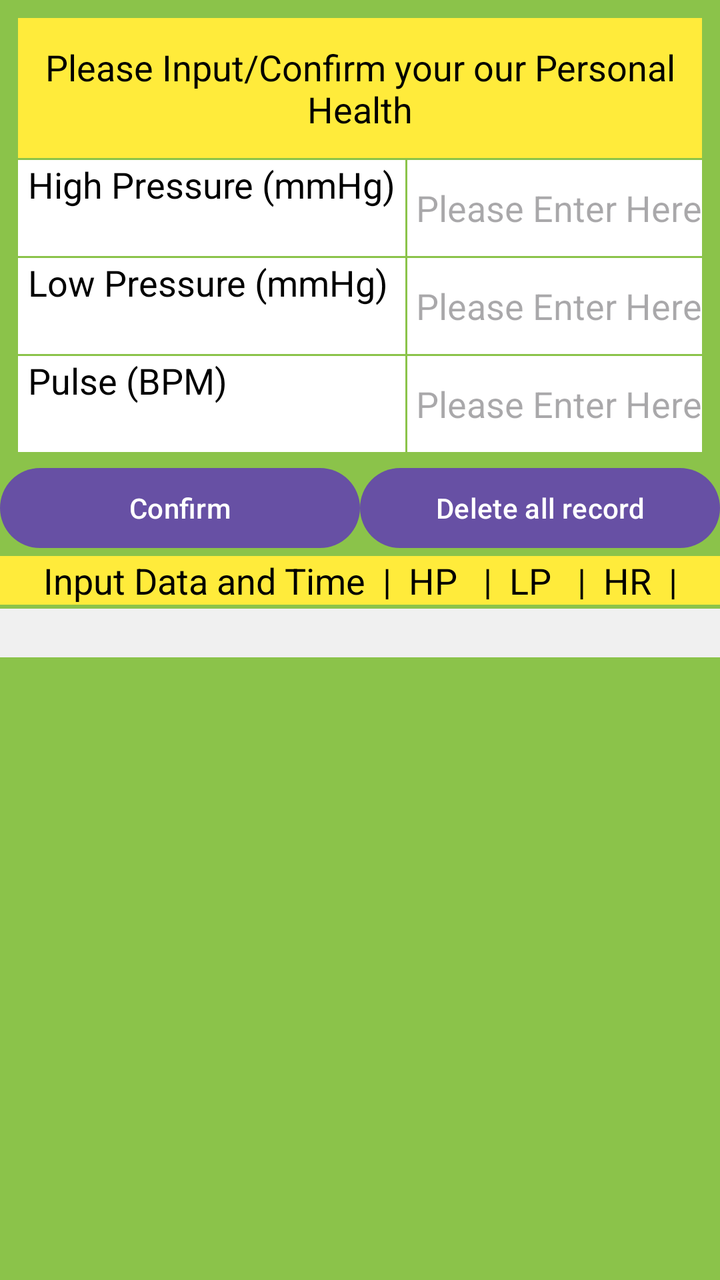
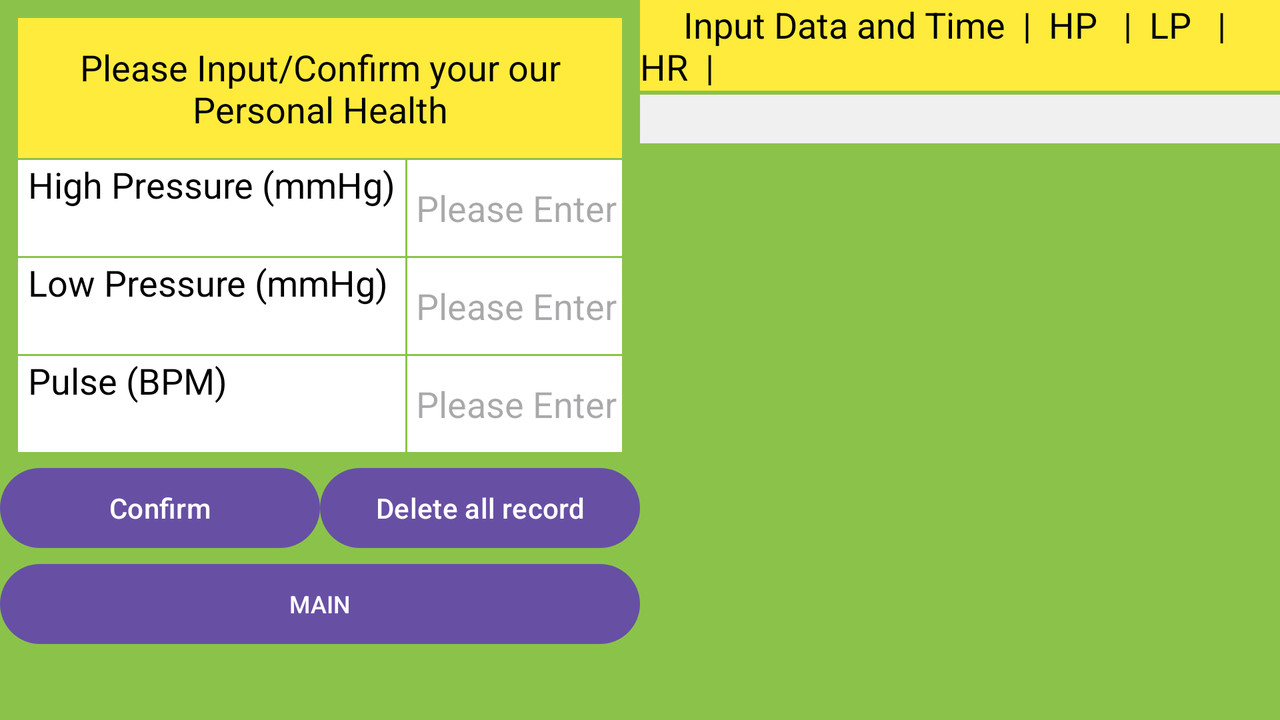

One screen, two layout resources from the same app: the default and the repository's alternative for another configuration. Each is rendered where Android would select it; the XML of both is given below.
<!-- AndroidManifest.xml: application theme Theme.VT6002C -->
<!-- res/layout/activity_input.xml -->
<?xml version="1.0" encoding="utf-8"?>
<LinearLayout xmlns:android="http://schemas.android.com/apk/res/android"
    xmlns:tools="http://schemas.android.com/tools"
    android:layout_width="match_parent"
    android:layout_height="match_parent"
    android:background="#8BC34A"
    android:textColor="#000000"
    android:orientation="vertical"
    tools:context=".Input">

    <TableLayout
        android:id="@+id/tableLayout"
        android:layout_width="match_parent"
        android:layout_height="wrap_content"
        android:layout_marginStart="8dp"
        android:layout_marginTop="8dp"
        android:layout_marginEnd="8dp"
        android:background="#00000000"
        android:padding="1dp">

        <TableRow
            android:layout_width="match_parent"
            android:layout_height="match_parent">

            <TextView
                android:id="@+id/Input"
                android:layout_width="64dp"
                android:layout_height="wrap_content"
                android:layout_weight="1"
                android:background="#FFEB3B"
                android:gravity="center"
                android:minHeight="70dp"
                android:padding="3dp"
                android:text="Please Input/Confirm your our Personal Health"
                android:textColor="#000000"
                android:textSize="18sp" />
        </TableRow>

        <TableRow
            android:layout_width="match_parent"
            android:layout_height="50dp"
            android:layout_marginTop="1dp">

            <TextView
                android:id="@+id/textView4"
                android:layout_width="match_parent"
                android:layout_height="match_parent"
                android:background="#FFF"
                android:paddingLeft="5dp"
                android:paddingRight="5dp"
                android:shadowColor="@color/colorPrimaryDark"
                android:text="High Pressure (mmHg)"
                android:textColor="#000000"
                android:textSize="18sp" />

            <EditText
                android:id="@+id/hp"
                android:layout_width="match_parent"
                android:layout_height="48dp"
                android:layout_marginLeft="1dp"
                android:layout_weight="1"
                android:autoText="true"
                android:background="#FFF"
                android:contextClickable="true"
                android:ems="10"
                android:hint=" Please Enter Here"
                android:inputType="number"
                android:textColor="#000000" />
        </TableRow>

        <TableRow
            android:layout_width="match_parent"
            android:layout_height="match_parent"
            android:layout_marginTop="1dp">


            <TextView
                android:id="@+id/textView6"
                android:layout_width="match_parent"
                android:layout_height="match_parent"
                android:background="#FFF"
                android:paddingLeft="5dp"
                android:paddingRight="5dp"
                android:text="Low Pressure (mmHg)"
                android:textColor="#000000"
                android:textSize="18sp" />

            <EditText
                android:id="@+id/lp"
                android:layout_width="match_parent"
                android:layout_height="48dp"
                android:layout_marginLeft="1dp"
                android:layout_weight="1"
                android:background="#FFF"
                android:ems="10"
                android:hint=" Please Enter Here"
                android:inputType="number"
                android:textColor="#000000" />
        </TableRow>

        <TableRow
            android:layout_width="match_parent"
            android:layout_height="30dp"
            android:layout_marginTop="1dp">

            <TextView
                android:id="@+id/textView8"
                android:layout_width="match_parent"
                android:layout_height="match_parent"
                android:background="#FFF"
                android:paddingLeft="5dp"
                android:text="Pulse (BPM)"
                android:textColor="#000000"
                android:textSize="18sp" />

            <EditText
                android:id="@+id/pu"
                android:layout_width="match_parent"
                android:layout_height="48dp"
                android:layout_marginLeft="1dp"
                android:layout_weight="1"
                android:autoLink="web"
                android:background="#FFF"
                android:ems="10"
                android:hint=" Please Enter Here"
                android:inputType="number"
                android:textColor="#000000" />
        </TableRow>

        <TableRow
            android:layout_width="match_parent"
            android:layout_height="30dp"
            android:layout_marginTop="1dp" />

        <TableRow
            android:layout_width="match_parent"
            android:layout_height="30dp"
            android:layout_marginTop="1dp" />

        <TableRow
            android:layout_width="match_parent"
            android:layout_height="match_parent"
            android:layout_marginTop="1dp" />
    </TableLayout>

    <LinearLayout
        android:layout_width="match_parent"
        android:layout_height="wrap_content"
        android:orientation="horizontal">
    <Button
        android:id="@+id/btn_confirm"
        android:layout_width="match_parent"
        android:layout_height="wrap_content"
        android:layout_weight="1"
        android:text="Confirm" />

    <Button
        android:id="@+id/btn_del"
        android:layout_width="match_parent"
        android:layout_height="wrap_content"
        android:layout_weight="1"
        android:onClick="delAllRecords"
        android:text="Delete all record" />

    </LinearLayout>


    <TextView
        android:id="@+id/head"
        android:layout_width="match_parent"
        android:layout_height="wrap_content"
        android:background="#FFEB3B"
        android:text="     Input Data and Time  |  HP   |  LP   |  HR  |"
        android:textColor="#000000"
        android:textSize="18sp"/>


    <ScrollView
        android:id="@+id/scrollView4"
        android:layout_width="match_parent"
        android:layout_height="match_parent"
        android:layout_marginTop="2dp">


        <TextView
            android:id="@+id/tvRecords"
            android:layout_width="match_parent"
            android:layout_height="match_parent"
            android:background="#F0F0F0"
            android:fadeScrollbars="false"
            android:scrollbarAlwaysDrawVerticalTrack="true"
            android:scrollbarStyle="insideInset"
            android:scrollbars="vertical"
            android:textSize="18dp"
            tools:layout_editor_absoluteX="-8dp" />
    </ScrollView>



</LinearLayout>
<!-- resources referenced by this layout -->
<resources>
  <style name="Theme.VT6002C" parent="Base.Theme.VT6002C" />
  <style name="Base.Theme.VT6002C" parent="Theme.Material3.DayNight.NoActionBar">
          
          
      </style>
</resources>
<!-- res/layout-land/activity_input.xml (the repository's variant of the layout above) -->
<!-- drawn on the phone turned sideways -->
<?xml version="1.0" encoding="utf-8"?>
<LinearLayout xmlns:android="http://schemas.android.com/apk/res/android"
    xmlns:tools="http://schemas.android.com/tools"
    android:layout_width="match_parent"
    android:layout_height="match_parent"
    android:background="#8BC34A"
    android:textColor="#000000"
    android:orientation="horizontal"
    tools:context=".Input">
<LinearLayout
    android:layout_width="match_parent"
    android:layout_height="wrap_content"
    android:layout_weight="1"
    android:orientation="vertical">
    <TableLayout
        android:id="@+id/tableLayout"
        android:layout_width="match_parent"
        android:layout_height="wrap_content"
        android:layout_marginStart="8dp"
        android:layout_marginTop="8dp"
        android:layout_marginEnd="8dp"
        android:background="#00000000"
        android:padding="1dp">

        <TableRow
            android:layout_width="match_parent"
            android:layout_height="match_parent">

            <TextView
                android:id="@+id/Input"
                android:layout_width="64dp"
                android:layout_height="wrap_content"
                android:layout_weight="1"
                android:background="#FFEB3B"
                android:gravity="center"
                android:minHeight="70dp"
                android:padding="3dp"
                android:text="Please Input/Confirm your our Personal Health"
                android:textColor="#000000"
                android:textSize="18sp" />
        </TableRow>

        <TableRow
            android:layout_width="match_parent"
            android:layout_height="50dp"
            android:layout_marginTop="1dp">

            <TextView
                android:id="@+id/textView4"
                android:layout_width="match_parent"
                android:layout_height="match_parent"
                android:background="#FFF"
                android:paddingLeft="5dp"
                android:paddingRight="5dp"
                android:shadowColor="@color/colorPrimaryDark"
                android:text="High Pressure (mmHg)"
                android:textColor="#000000"
                android:textSize="18sp" />

            <EditText
                android:id="@+id/hp"
                android:layout_width="match_parent"
                android:layout_height="48dp"
                android:layout_marginLeft="1dp"
                android:layout_weight="1"
                android:autoText="true"
                android:background="#FFF"
                android:contextClickable="true"
                android:ems="10"
                android:hint=" Please Enter Here"
                android:inputType="number"
                android:textColor="#000000" />
        </TableRow>

        <TableRow
            android:layout_width="match_parent"
            android:layout_height="match_parent"
            android:layout_marginTop="1dp">


            <TextView
                android:id="@+id/textView6"
                android:layout_width="match_parent"
                android:layout_height="match_parent"
                android:background="#FFF"
                android:paddingLeft="5dp"
                android:paddingRight="5dp"
                android:text="Low Pressure (mmHg)"
                android:textColor="#000000"
                android:textSize="18sp" />

            <EditText
                android:id="@+id/lp"
                android:layout_width="match_parent"
                android:layout_height="48dp"
                android:layout_marginLeft="1dp"
                android:layout_weight="1"
                android:background="#FFF"
                android:ems="10"
                android:hint=" Please Enter Here"
                android:inputType="number"
                android:textColor="#000000" />
        </TableRow>

        <TableRow
            android:layout_width="match_parent"
            android:layout_height="30dp"
            android:layout_marginTop="1dp">

            <TextView
                android:id="@+id/textView8"
                android:layout_width="match_parent"
                android:layout_height="match_parent"
                android:background="#FFF"
                android:paddingLeft="5dp"
                android:text="Pulse (BPM)"
                android:textColor="#000000"
                android:textSize="18sp" />

            <EditText
                android:id="@+id/pu"
                android:layout_width="match_parent"
                android:layout_height="48dp"
                android:layout_marginLeft="1dp"
                android:layout_weight="1"
                android:autoLink="web"
                android:background="#FFF"
                android:ems="10"
                android:hint=" Please Enter Here"
                android:inputType="number"
                android:textColor="#000000" />
        </TableRow>

        <TableRow
            android:layout_width="match_parent"
            android:layout_height="30dp"
            android:layout_marginTop="1dp" />

        <TableRow
            android:layout_width="match_parent"
            android:layout_height="30dp"
            android:layout_marginTop="1dp" />

        <TableRow
            android:layout_width="match_parent"
            android:layout_height="match_parent"
            android:layout_marginTop="1dp" />
    </TableLayout>

    <LinearLayout
        android:layout_width="match_parent"
        android:layout_height="wrap_content"
        android:orientation="horizontal">
        <Button
            android:id="@+id/btn_confirm"
            android:layout_width="match_parent"
            android:layout_height="wrap_content"
            android:layout_weight="2"
            android:text="Confirm" />

        <Button
            android:id="@+id/btn_del"
            android:layout_width="match_parent"
            android:layout_height="wrap_content"
            android:layout_weight="2"
            android:onClick="delAllRecords"
            android:text="Delete all record" />
 />

    </LinearLayout>
    <Button
        android:id="@+id/m_b"
        android:layout_width="match_parent"
        android:layout_height="wrap_content"

        android:text="MAIN"
        android:textSize="12sp"/>
</LinearLayout>
<LinearLayout
    android:layout_width="match_parent"
    android:layout_height="match_parent"
    android:layout_weight="1"
    android:orientation="vertical">
    <TextView
        android:id="@+id/head"
        android:layout_width="match_parent"
        android:layout_height="wrap_content"
        android:background="#FFEB3B"
        android:text="     Input Data and Time  |  HP   |  LP   |  HR  |"
        android:textColor="#000000"
        android:textSize="18sp"/>


    <ScrollView
        android:id="@+id/scrollView4"
        android:layout_width="match_parent"
        android:layout_height="match_parent"
        android:layout_marginTop="2dp">


        <TextView
            android:id="@+id/tvRecords"
            android:layout_width="match_parent"
            android:layout_height="match_parent"
            android:background="#F0F0F0"
            android:fadeScrollbars="true"
            android:scrollbarAlwaysDrawVerticalTrack="true"
            android:scrollbarStyle="insideInset"
            android:scrollbars="vertical"
            android:textSize="18dp"
            tools:layout_editor_absoluteX="-8dp" />
    </ScrollView>



</LinearLayout>
</LinearLayout>
